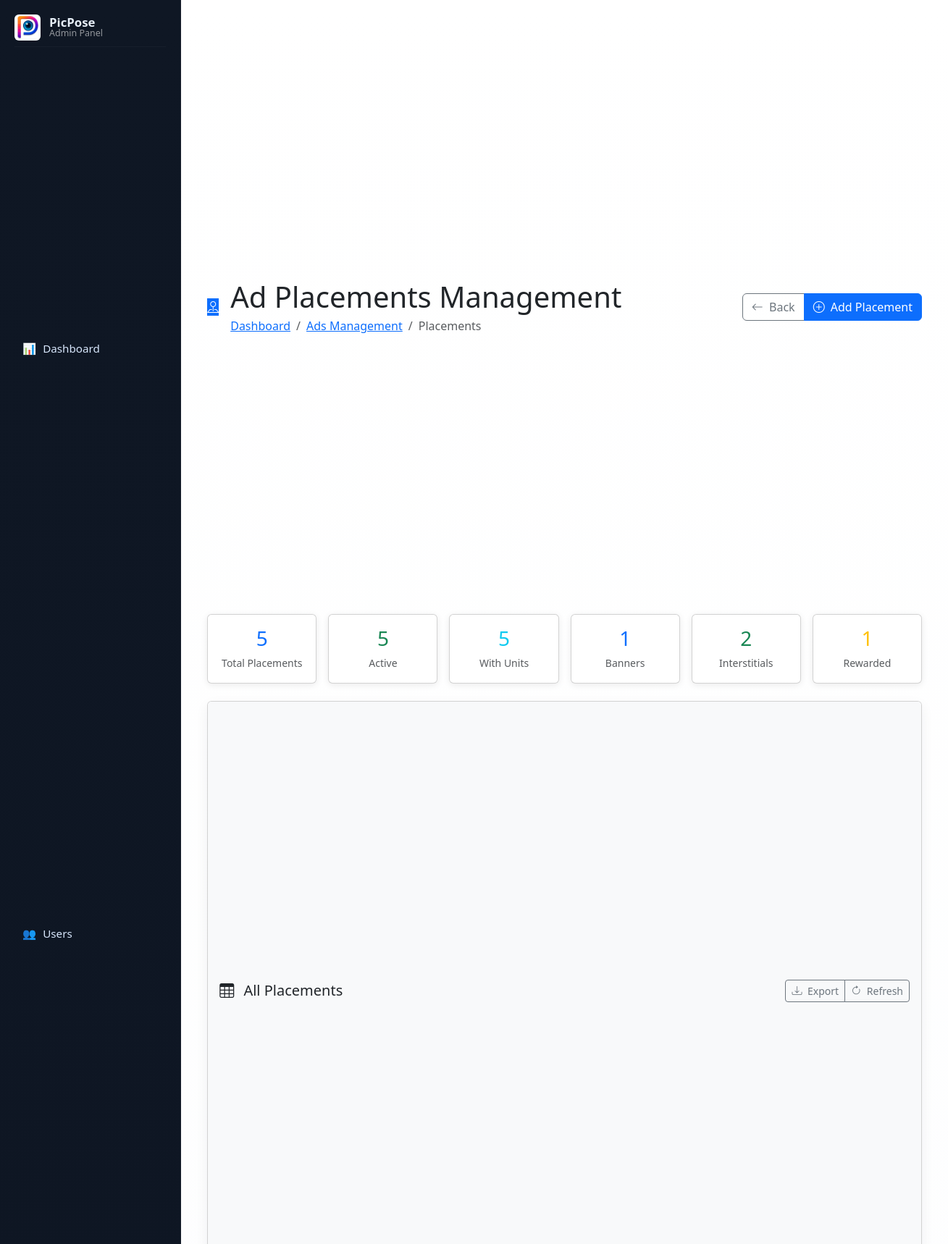
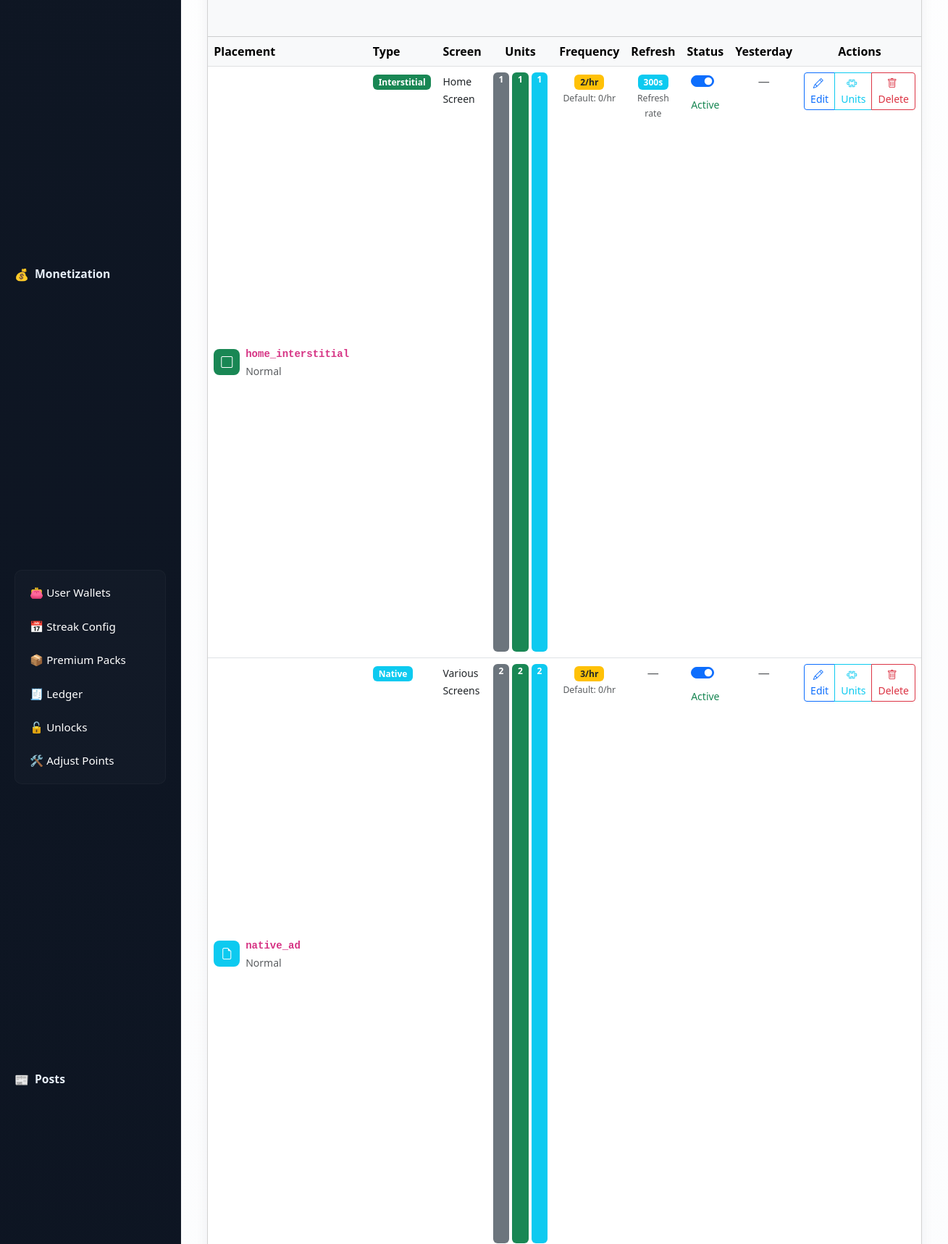
The app's page /pages/ads/placements.php (signed in, upper part) with its own data (2 pictures, top to bottom).
### tables this page shows
CREATE TABLE `ad_placements` (
  `id` int(11) NOT NULL,
  `key_name` varchar(100) NOT NULL COMMENT 'home_native, details_interstitial',
  `ad_type` enum('banner','native','interstitial','rewarded') NOT NULL,
  `enabled` tinyint(1) NOT NULL DEFAULT 1,
  `screen_hint` varchar(100) DEFAULT NULL COMMENT 'Home, Details, Favorites',
  `refresh_seconds` int(11) DEFAULT NULL COMMENT 'Banner/Native refresh',
  `frequency_override` int(11) DEFAULT NULL COMMENT 'Override global frequency',
  `created_at` timestamp NULL DEFAULT current_timestamp(),
  `auto_disabled` tinyint(4) DEFAULT 0,
  `last_ctr` decimal(5,2) DEFAULT NULL
);

CREATE TABLE `ads_global_settings` (
  `id` int(11) NOT NULL DEFAULT 1,
  `ads_enabled` tinyint(1) NOT NULL DEFAULT 1 COMMENT 'Master ON/OFF for all ads',
  `environment` varchar(16) NOT NULL DEFAULT 'test',
  `use_test_ads` tinyint(1) NOT NULL DEFAULT 1,
  `admob_app_id_test` varchar(64) DEFAULT NULL,
  `admob_app_id_live` varchar(64) DEFAULT NULL,
  `cmp_required` tinyint(1) NOT NULL DEFAULT 1 COMMENT 'GDPR / consent required',
  `default_frequency_per_hour` int(11) NOT NULL DEFAULT 3,
  `interstitial_cooldown_seconds` int(11) NOT NULL DEFAULT 60,
  `interstitial_show_every_n_actions` int(11) NOT NULL DEFAULT 3,
  `config_version` int(11) NOT NULL DEFAULT 1 COMMENT 'Increment to force app reload',
  `updated_at` timestamp NULL DEFAULT current_timestamp() ON UPDATE current_timestamp()
);

### pages/ads/placements.php (the view, shortened to what the rows shown need)
<?php
require '../../config.php';
try {
    $placements_stmt = $conn->prepare("
        SELECT
            p.*,
            COUNT(DISTINCT u.id) as total_units,
            COUNT(DISTINCT CASE WHEN u.enabled = 1 THEN u.id END) as active_units,
            COUNT(DISTINCT CASE WHEN u.is_live = 1 THEN u.id END) as live_units,
            COALESCE(SUM(CASE WHEN u.is_test = 1 THEN 1 ELSE 0 END), 0) as test_units,
            COALESCE(SUM(CASE WHEN u.is_test = 0 THEN 1 ELSE 0 END), 0) as production_units,
            COALESCE(a.impressions, 0) as last_impressions,
            COALESCE(a.clicks, 0) as last_clicks,
            COALESCE(a.revenue, 0) as last_revenue
        FROM ad_placements p
        LEFT JOIN ad_network_units u ON p.id = u.placement_id
        LEFT JOIN (
            SELECT placement_key,
                   SUM(impressions) as impressions,
                   SUM(clicks) as clicks,
                   SUM(revenue) as revenue
            FROM ad_analytics
            WHERE stat_date = CURDATE() - INTERVAL 1 DAY
            GROUP BY placement_key
        ) a ON p.key_name COLLATE utf8mb4_unicode_ci = a.placement_key
        GROUP BY p.id
        ORDER BY p.enabled DESC, p.created_at DESC
    ");
    $placements_stmt->execute();
    $placements_result = $placements_stmt->get_result();
} catch (Exception $e) {
    error_log("Placements Query Error: " . $e->getMessage());
    $placements_result = null;
}
try {
    $global_stmt = $conn->prepare("SELECT default_frequency_per_hour FROM ads_global_settings WHERE id = 1");
    $global_stmt->execute();
    $global_result = $global_stmt->get_result();
    $global = $global_result->fetch_assoc();
} catch (Exception $e) {
    error_log("Global Settings Error: " . $e->getMessage());
    $global = ['default_frequency_per_hour' => 3];
}
$ad_type_icons = [
    'banner' => 'image',
    'interstitial' => 'square',
    'native' => 'file-earmark',
    'rewarded' => 'gift'
];
$ad_type_colors = [
    'banner' => 'primary',
    'interstitial' => 'success',
    'native' => 'info',
    'rewarded' => 'warning'
];
include '../../includes/header.php';
?>
<div class="container-fluid">
    <div class="page-header mb-4">
        <div class="d-flex justify-content-between align-items-center">
            <div class="d-flex align-items-center gap-3">
                <div>
                    <h1 class="mb-1">Ad Placements Management</h1>
                </div>
            </div>
        </div>
    </div>
    <div class="row g-3 mb-4">
        <?php
        $summary = [
            'total' => 0,
            'active' => 0,
            'with_units' => 0,
            'banners' => 0,
            'interstitials' => 0,
            'natives' => 0,
            'rewarded' => 0
        ];
        if ($placements_result) {
            $placements_result->data_seek(0);
            while($placement = $placements_result->fetch_assoc()) {
                $summary['total']++;
                if ($placement['enabled']) $summary['active']++;
                if ($placement['total_units'] > 0) $summary['with_units']++;
            }
            $placements_result->data_seek(0);
        }
        ?>
        <div class="col-md-2 col-sm-4 col-6">
            <div class="card stat-card-sm">
                <div class="card-body text-center">
                    <h3 class="text-primary mb-1"><?php echo $summary['total']; ?></h3>
                    <small class="text-muted">Total Placements</small>
                </div>
            </div>
        </div>
        <div class="col-md-2 col-sm-4 col-6">
            <div class="card stat-card-sm">
                <div class="card-body text-center">
                    <h3 class="text-success mb-1"><?php echo $summary['active']; ?></h3>
                    <small class="text-muted">Active</small>
                </div>
            </div>
        </div>
        <div class="col-md-2 col-sm-4 col-6">
            <div class="card stat-card-sm">
                <div class="card-body text-center">
                    <h3 class="text-info mb-1"><?php echo $summary['with_units']; ?></h3>
                    <small class="text-muted">With Units</small>
                </div>
            </div>
        </div>
    </div>
    <div class="card">
        <div class="card-body p-0">
            <div class="table-responsive">
                <table class="table table-hover mb-0" id="placementsTable">
                    <thead class="table-light">
                        <tr>
                            <th>Placement</th>
                            <th>Type</th>
                            <th>Screen</th>
                            <th class="text-center">Units</th>
                            <th class="text-center">Frequency</th>
                            <th class="text-center">Refresh</th>
                            <th class="text-center">Status</th>
                            <th class="text-center">Yesterday</th>
                            <th class="text-center">Actions</th>
                        </tr>
                    </thead>
                    <tbody>
                        <?php if ($placements_result && $placements_result->num_rows > 0): ?>
                            <?php while($placement = $placements_result->fetch_assoc()):
                                $ctr = $placement['last_impressions'] > 0 ?
                                    round(($placement['last_clicks'] / $placement['last_impressions']) * 100, 2) : 0;
                                $has_yesterday_data = $placement['last_impressions'] > 0;
                            ?>
                                <tr class="<?php echo $placement['enabled'] ? '' : 'table-secondary'; ?>">
                                    <td>
                                        <div class="d-flex align-items-center">
                                            <div class="icon-wrapper-sm bg-<?php echo $ad_type_colors[$placement['ad_type']]; ?> me-2">
                                                <i class="bi bi-<?php echo $ad_type_icons[$placement['ad_type']]; ?> text-white"></i>
                                            </div>
                                            <div>
                                                <strong class="d-block">
                                                    <code><?php echo htmlspecialchars($placement['key_name']); ?></code>
                                                </strong>
                                                <small class="text-muted">
                                                    <?php echo $placement['auto_disabled'] ? '⚠️ Auto-disabled' : 'Normal'; ?>
                                                </small>
                                            </div>
                                        </div>
                                    </td>
                                    <td>
                                        <span class="badge bg-<?php echo $ad_type_colors[$placement['ad_type']]; ?>">
                                            <?php echo ucfirst($placement['ad_type']); ?>
                                        </span>
                                    </td>
                                    <td>
                                        <small><?php echo htmlspecialchars($placement['screen_hint'] ?: 'N/A'); ?></small>
                                    </td>
                                    <td class="text-center">
                                        <div class="d-flex justify-content-center gap-1">
                                            <span class="badge bg-secondary" title="Total Units">
                                                <?php echo $placement['total_units']; ?>
                                            </span>
                                            <?php if ($placement['active_units'] > 0): ?>
                                                <span class="badge bg-success" title="Active Units">
                                                    <?php echo $placement['active_units']; ?>
                                                </span>
                                            <?php endif; ?>
                                            <?php if ($placement['live_units'] > 0): ?>
                                                <span class="badge bg-info" title="Live Units">
                                                    <?php echo $placement['live_units']; ?>
                                                </span>
                                            <?php endif; ?>
                                        </div>
                                    </td>
                                    <td class="text-center">
                                        <?php if ($placement['frequency_override']): ?>
                                            <span class="badge bg-warning text-dark" title="Overridden">
                                                <?php echo $placement['frequency_override']; ?>/hr
                                            </span>
                                            <small class="d-block text-muted">
                                                <small>Default: <?php echo $global['default_frequency_per_hour']; ?>/hr</small>
                                            </small>
                                        <?php endif; ?>
                                    </td>
                                    <td class="text-center">
                                        <?php if ($placement['refresh_seconds']): ?>
                                            <span class="badge bg-info">
                                                <?php echo $placement['refresh_seconds']; ?>s
                                            </span>
                                            <small class="d-block text-muted">
                                                <small>Refresh rate</small>
                                            </small>
                                        <?php else: ?>
                                            <span class="text-muted">—</span>
                                        <?php endif; ?>
                                    </td>
                                    <td class="text-center">
                                        <div class="form-check form-switch d-inline-block">
                                            <input class="form-check-input" type="checkbox"
                                                   <?php echo $placement['enabled'] ? 'checked' : ''; ?>
                                                   onchange="togglePlacement(<?php echo $placement['id']; ?>, this.checked)">
                                        </div>
                                        <div>
                                            <small class="text-<?php echo $placement['enabled'] ? 'success' : 'danger'; ?>">
                                                <?php echo $placement['enabled'] ? 'Active' : 'Inactive'; ?>
                                            </small>
                                        </div>
                                    </td>
                                    <td class="text-center">
                                        <?php if ($has_yesterday_data): ?>
                                            <div class="small">
                                                <div class="d-flex justify-content-center gap-2">
                                                    <span title="Impressions">
                                                        <i class="bi bi-eye text-primary"></i>
                                                        <?php echo number_format($placement['last_impressions']); ?>
                                                    </span>
                                                    <span title="Clicks">
                                                        <i class="bi bi-cursor text-success"></i>
                                                        <?php echo number_format($placement['last_clicks']); ?>
                                                    </span>
                                                </div>
                                                <div>
                                                    <small class="text-<?php echo $ctr > 2 ? 'success' : ($ctr > 0.5 ? 'warning' : 'danger'); ?>">
                                                        CTR: <?php echo $ctr; ?>%
                                                    </small>
                                                </div>
                                            </div>
                                        <?php else: ?>
                                            <span class="text-muted">—</span>
                                        <?php endif; ?>
                                    </td>
                                    <td class="text-center">
                                        <div class="btn-group" role="group">
                                            <button type="button" class="btn btn-sm btn-outline-primary"
                                                    onclick="editPlacement(<?php echo htmlspecialchars(json_encode($placement, JSON_HEX_APOS | JSON_HEX_QUOT | JSON_HEX_TAG | JSON_HEX_AMP), ENT_QUOTES, 'UTF-8'); ?>)"
                                                    title="Edit">
                                                <i class="bi bi-pencil me-1"></i> Edit
                                            </button>
                                            <a href="units.php?placement=<?php echo urlencode($placement['key_name']); ?>"
                                               class="btn btn-sm btn-outline-info" title="View Units">
                                                <i class="bi bi-puzzle me-1"></i> Units
                                            </a>
                                            <button type="button" class="btn btn-sm btn-outline-danger"
                                                    onclick="deletePlacement(<?php echo $placement['id']; ?>, '<?php echo htmlspecialchars($placement['key_name'], ENT_QUOTES, 'UTF-8'); ?>')"
                                                    title="Delete">
                                                <i class="bi bi-trash me-1"></i> Delete
                                            </button>
                                        </div>
                                    </td>
                                </tr>
                            <?php endwhile; ?>
                        <?php endif; ?>
                    </tbody>
                </table>
            </div>
        </div>
    </div>
</div>
<link rel="stylesheet" href="https://cdn.jsdelivr.net/npm/bootstrap-icons@1.10.0/font/bootstrap-icons.css">
<link href="https://cdn.jsdelivr.net/npm/bootstrap@5.3.0/dist/css/bootstrap.min.css" rel="stylesheet">
<?php include '../../includes/footer.php'; ?>

### records on screen
ad_placements: id "5"
ad_placements: key_name "home_interstitial", auto_disabled "Normal", ad_type "Interstitial", screen_hint "Home Screen", total_units "1", active_units "1", live_units "1", frequency_override "2", refresh_seconds "300", enabled "☑", shows "Active"
ads_global_settings: default_frequency_per_hour "0"
ad_placements: key_name "native_ad", auto_disabled "Normal", ad_type "Native", screen_hint "Various Screens", total_units "2", active_units "2", live_units "2", frequency_override "3", enabled "☑", shows "Active"

### other values on screen
$summary['banners'] "1"
$summary['interstitials'] "2"
$summary['rewarded'] "1"
